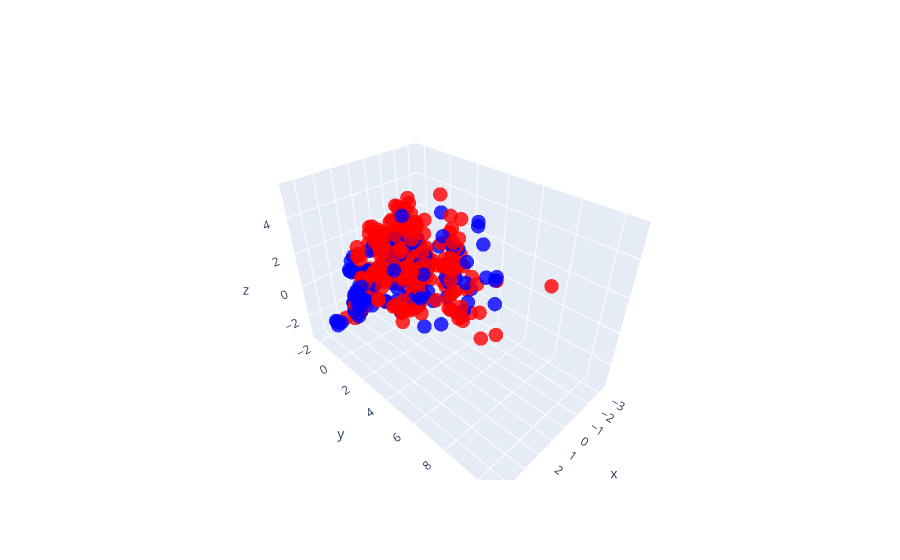

The notebook cell saved with this chart:
### Code cell
# plot the first three components interactive 3d
import plotly.express as px
import plotly.graph_objects as go

fig = go.Figure(data=[go.Scatter3d(
    x=X_pca[:,0],
    y=X_pca[:,1],
    z=X_pca[:,2],
    mode='markers',
    marker=dict(
        size=5,
        color=['red' if x else 'blue' for x in y_train], # set color to an array/list of desired values
        colorscale='Viridis',   # choose a colorscale
        opacity=0.8
    )
)])
fig.show()

### Figure 1 — Plotly figure (JSON) as saved in the notebook; plotly's stock layout.template omitted (floating-point values rounded to 4 significant figures; data arrays with more than 128 entries replaced by an {"elided": "..."} marker saying what was removed)
{"data": [{"marker": {"color": {"elided": "500 str values"}, "colorscale": [[0, "#440154"], [0.1111, "#482878"], [0.2222, "#3e4989"], [0.3333, "#31688e"], [0.4444, "#26828e"], [0.5556, "#1f9e89"], [0.6667, "#35b779"], [0.7778, "#6ece58"], [0.8889, "#b5de2b"], [1, "#fde725"]], "opacity": 0.8, "size": 5}, "mode": "markers", "type": "scatter3d", "x": {"elided": "500 float values"}, "y": {"elided": "500 float values"}, "z": {"elided": "500 float values"}}], "layout": {}}
